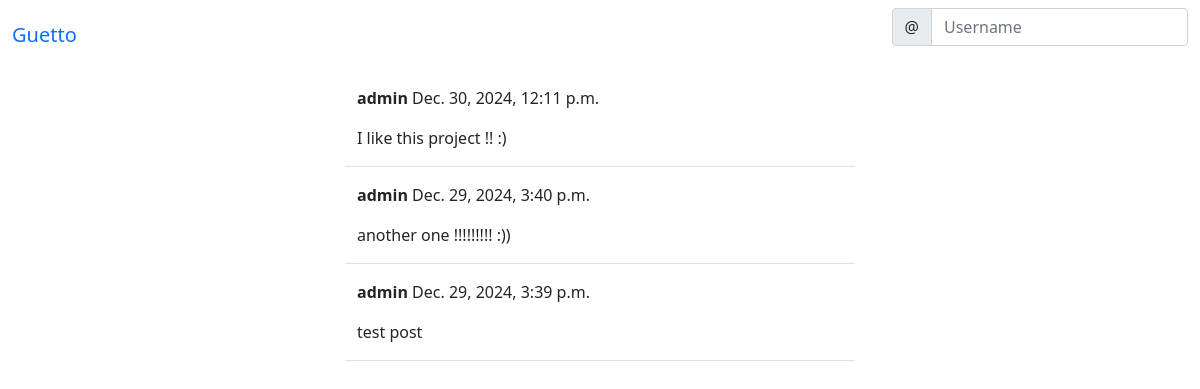
/social/ (signed in), run on the app's committed database.
### social/models.py (models this page shows)
class Post(models.Model):
    body = models.TextField()
    created_on = models.DateTimeField(default=timezone.now)
    author = models.ForeignKey(User, on_delete=models.CASCADE)

### social/views.py (the view)
# urls.py: path('', PostListView.as_view(), name='post-list'),
class PostListView(View):
    def get(self, request, *args, **kwargs):
        posts = Post.objects.all().order_by('-created_on')
        form = PostForm()
        context = {
                'post_list' : posts,
                'form' : form,
            }
        return render(request, 'social/post_list.html', context)

### social/forms.py
class PostForm(forms.ModelForm):
    body = forms.CharField(
            label='',
            widget=forms.Textarea(attrs={
                'rows': '3',
                'placeholder': 'Say Something...'
                }
                )
        )
    class Meta:
        model = Post
        fields = ['body']

### social/templates/social/post_list.html (shortened to what this page needs)
{% extends 'landing/base.html' %}
{% load crispy_forms_tags %}
{% block content %}
    {% for post in post_list %}
    <div class="row justify-content-center mt-3">
        <div class="col-md-5 col-sm-12 border-bottom">
            <p><strong>{{ post.author }}</strong> {{ post.created_on }} </p>
            <p>{{ post.body }}</p>
        </div>
    </div>
    {% endfor %}
{% endblock content %}

### data on the page
Post: author "admin", created_on "Dec. 30, 2024, 12:11 p.m.", body "I like this project !! :)"
Post: author "admin", created_on "Dec. 29, 2024, 3:40 p.m.", body "another one !!!!!!!!! :))"
Post: author "admin", created_on "Dec. 29, 2024, 3:39 p.m.", body "test post"
